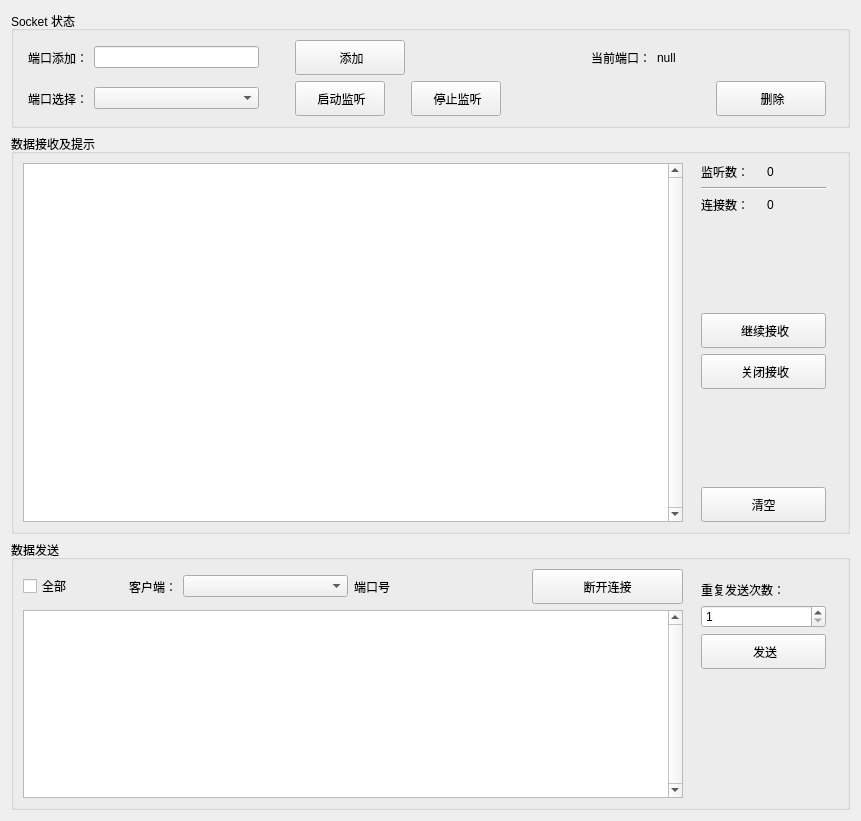
           <widget class="QWidget" name="gridWidget_3" native="true">
            <property name="geometry">
             <rect>
              <x>0</x>
              <y>0</y>
              <width>861</width>
              <height>821</height>
             </rect>
            </property>
            <property name="sizePolicy">
             <sizepolicy hsizetype="Preferred" vsizetype="Preferred">
              <horstretch>0</horstretch>
              <verstretch>0</verstretch>
             </sizepolicy>
            </property>
            <property name="minimumSize">
             <size>
              <width>850</width>
              <height>800</height>
             </size>
            </property>
            <property name="maximumSize">
             <size>
              <width>16777215</width>
              <height>16777215</height>
             </size>
            </property>
            <layout class="QGridLayout" name="gridLayout_4">
             <item row="0" column="0">
              <layout class="QHBoxLayout" name="horizontalLayout_11">
               <item>
                <widget class="QGroupBox" name="groupBox_4">
                 <property name="sizePolicy">
                  <sizepolicy hsizetype="Minimum" vsizetype="Minimum">
                   <horstretch>0</horstretch>
                   <verstretch>0</verstretch>
                  </sizepolicy>
                 </property>
                 <property name="minimumSize">
                  <size>
                   <width>0</width>
                   <height>0</height>
                  </size>
                 </property>
                 <property name="title">
                  <string>Socket 状态</string>
                 </property>
                 <layout class="QVBoxLayout" name="verticalLayout_11">
                  <item>
                   <layout class="QHBoxLayout" name="horizontalLayout_16">
                    <property name="leftMargin">
                     <number>5</number>
                    </property>
                    <property name="rightMargin">
                     <number>12</number>
                    </property>
                    <item>
                     <widget class="QLabel" name="label_7">
                      <property name="sizePolicy">
                       <sizepolicy hsizetype="Preferred" vsizetype="Preferred">
                        <horstretch>0</horstretch>
                        <verstretch>0</verstretch>
                       </sizepolicy>
                      </property>
                      <property name="text">
                       <string>端口添加：</string>
                      </property>
                     </widget>
                    </item>
                    <item>
                     <widget class="QLineEdit" name="LE_TCPS_LISTEN_PORT">
                      <property name="sizePolicy">
                       <sizepolicy hsizetype="Minimum" vsizetype="Fixed">
                        <horstretch>0</horstretch>
                        <verstretch>0</verstretch>
                       </sizepolicy>
                      </property>
                      <property name="minimumSize">
                       <size>
                        <width>165</width>
                        <height>0</height>
                       </size>
                      </property>
                     </widget>
                    </item>
                    <item>
                     <spacer name="horizontalSpacer_8">
                      <property name="orientation">
                       <enum>Qt::Horizontal</enum>
                      </property>
                      <property name="sizeType">
                       <enum>QSizePolicy::Minimum</enum>
                      </property>
                      <property name="sizeHint" stdset="0">
                       <size>
                        <width>30</width>
                        <height>20</height>
                       </size>
                      </property>
                     </spacer>
                    </item>
                    <item>
                     <widget class="QPushButton" name="PB_TCPS_LISTEN_PORT_CREATE">
                      <property name="minimumSize">
                       <size>
                        <width>110</width>
                        <height>35</height>
                       </size>
                      </property>
                      <property name="font">
                       <font/>
                      </property>
                      <property name="styleSheet">
                       <string notr="true">qproperty-icon: url(&quot;./images/create.png&quot;);</string>
                      </property>
                      <property name="text">
                       <string> 添加</string>
                      </property>
                     </widget>
                    </item>
                    <item>
                     <spacer name="horizontalSpacer_5">
                      <property name="orientation">
                       <enum>Qt::Horizontal</enum>
                      </property>
                      <property name="sizeType">
                       <enum>QSizePolicy::Minimum</enum>
                      </property>
                      <property name="sizeHint" stdset="0">
                       <size>
                        <width>180</width>
                        <height>20</height>
                       </size>
                      </property>
                     </spacer>
                    </item>
                    <item>
                     <widget class="QLabel" name="label_9">
                      <property name="text">
                       <string>当前端口：</string>
                      </property>
                     </widget>
                    </item>
                    <item>
                     <widget class="QLabel" name="TL_TCPS_LOCAL_PORT">
                      <property name="sizePolicy">
                       <sizepolicy hsizetype="Minimum" vsizetype="Preferred">
                        <horstretch>0</horstretch>
                        <verstretch>0</verstretch>
                       </sizepolicy>
                      </property>
                      <property name="minimumSize">
                       <size>
                        <width>0</width>
                        <height>0</height>
                       </size>
                      </property>
                      <property name="text">
                       <string>null</string>
                      </property>
                     </widget>
                    </item>
                    <item>
                     <spacer name="horizontalSpacer_9">
                      <property name="orientation">
                       <enum>Qt::Horizontal</enum>
                      </property>
                      <property name="sizeType">
                       <enum>QSizePolicy::Expanding</enum>
                      </property>
                      <property name="sizeHint" stdset="0">
                       <size>
                        <width>40</width>
                        <height>20</height>
                       </size>
                      </property>
                     </spacer>
                    </item>
                   </layout>
                  </item>
                  <item>
                   <layout class="QHBoxLayout" name="horizontalLayout_14">
                    <property name="leftMargin">
                     <number>5</number>
                    </property>
                    <property name="rightMargin">
                     <number>12</number>
                    </property>
                    <item>
                     <widget class="QLabel" name="label_8">
                      <property name="sizePolicy">
                       <sizepolicy hsizetype="Preferred" vsizetype="Preferred">
                        <horstretch>0</horstretch>
                        <verstretch>0</verstretch>
                       </sizepolicy>
                      </property>
                      <property name="text">
                       <string>端口选择：</string>
                      </property>
                     </widget>
                    </item>
                    <item>
                     <widget class="QComboBox" name="CB_TCPS_LISTEN_PORT_LIST">
                      <property name="sizePolicy">
                       <sizepolicy hsizetype="Preferred" vsizetype="Fixed">
                        <horstretch>0</horstretch>
                        <verstretch>0</verstretch>
                       </sizepolicy>
                      </property>
                      <property name="minimumSize">
                       <size>
                        <width>165</width>
                        <height>0</height>
                       </size>
                      </property>
                      <property name="insertPolicy">
                       <enum>QComboBox::NoInsert</enum>
                      </property>
                      <property name="sizeAdjustPolicy">
                       <enum>QComboBox::AdjustToContentsOnFirstShow</enum>
                      </property>
                      <property name="duplicatesEnabled">
                       <bool>false</bool>
                      </property>
                     </widget>
                    </item>
                    <item>
                     <spacer name="horizontalSpacer_7">
                      <property name="orientation">
                       <enum>Qt::Horizontal</enum>
                      </property>
                      <property name="sizeType">
                       <enum>QSizePolicy::Minimum</enum>
                      </property>
                      <property name="sizeHint" stdset="0">
                       <size>
                        <width>30</width>
                        <height>20</height>
                       </size>
                      </property>
                     </spacer>
                    </item>
                    <item>
                     <widget class="QPushButton" name="PB_TCPS_LISTENING">
                      <property name="sizePolicy">
                       <sizepolicy hsizetype="Minimum" vsizetype="Fixed">
                        <horstretch>0</horstretch>
                        <verstretch>0</verstretch>
                       </sizepolicy>
                      </property>
                      <property name="minimumSize">
                       <size>
                        <width>90</width>
                        <height>35</height>
                       </size>
                      </property>
                      <property name="font">
                       <font/>
                      </property>
                      <property name="styleSheet">
                       <string notr="true">qproperty-icon: url(&quot;./images/listen.png&quot;);</string>
                      </property>
                      <property name="text">
                       <string> 启动监听</string>
                      </property>
                     </widget>
                    </item>
                    <item>
                     <spacer name="horizontalSpacer_6">
                      <property name="orientation">
                       <enum>Qt::Horizontal</enum>
                      </property>
                      <property name="sizeType">
                       <enum>QSizePolicy::Preferred</enum>
                      </property>
                      <property name="sizeHint" stdset="0">
                       <size>
                        <width>20</width>
                        <height>20</height>
                       </size>
                      </property>
                     </spacer>
                    </item>
                    <item>
                     <widget class="QPushButton" name="PB_TCPS_LISTENED">
                      <property name="sizePolicy">
                       <sizepolicy hsizetype="Preferred" vsizetype="Fixed">
                        <horstretch>0</horstretch>
                        <verstretch>0</verstretch>
                       </sizepolicy>
                      </property>
                      <property name="minimumSize">
                       <size>
                        <width>90</width>
                        <height>35</height>
                       </size>
                      </property>
                      <property name="font">
                       <font/>
                      </property>
                      <property name="styleSheet">
                       <string notr="true">qproperty-icon: url(&quot;./images/warn.png&quot;);</string>
                      </property>
                      <property name="text">
                       <string> 停止监听</string>
                      </property>
                     </widget>
                    </item>
                    <item>
                     <spacer name="horizontalSpacer_12">
                      <property name="orientation">
                       <enum>Qt::Horizontal</enum>
                      </property>
                      <property name="sizeHint" stdset="0">
                       <size>
                        <width>40</width>
                        <height>20</height>
                       </size>
                      </property>
                     </spacer>
                    </item>
                    <item>
                     <widget class="QPushButton" name="PB_TCPS_LISTEN_PORT_DELETE">
                      <property name="minimumSize">
                       <size>
                        <width>110</width>
                        <height>35</height>
                       </size>
                      </property>
                      <property name="font">
                       <font>
                        <family>微软雅黑</family>
                        <pointsize>9</pointsize>
                       </font>
                      </property>
                      <property name="styleSheet">
                       <string notr="true">qproperty-icon: url(&quot;./images/delete.png&quot;);</string>
                      </property>
                      <property name="text">
                       <string> 删除</string>
                      </property>
                     </widget>
                    </item>
                   </layout>
                  </item>
                 </layout>
                </widget>
               </item>
              </layout>
             </item>
             <item row="1" column="0">
              <layout class="QHBoxLayout" name="horizontalLayout_10">
               <item>
                <widget class="QGroupBox" name="GB_TCP_SERVER_RECV">
                 <property name="sizePolicy">
                  <sizepolicy hsizetype="Minimum" vsizetype="Minimum">
                   <horstretch>0</horstretch>
                   <verstretch>0</verstretch>
                  </sizepolicy>
                 </property>
                 <property name="minimumSize">
                  <size>
                   <width>750</width>
                   <height>400</height>
                  </size>
                 </property>
                 <property name="title">
                  <string>数据接收及提示</string>
                 </property>
                 <layout class="QHBoxLayout" name="horizontalLayout_12">
                  <item>
                   <layout class="QVBoxLayout" name="verticalLayout_6">
                    <item>
                     <widget class="QTextEdit" name="TE_TCPS_RECV_CONTENT">
                      <property name="sizePolicy">
                       <sizepolicy hsizetype="Minimum" vsizetype="Minimum">
                        <horstretch>0</horstretch>
                        <verstretch>0</verstretch>
                       </sizepolicy>
                      </property>
                      <property name="minimumSize">
                       <size>
                        <width>660</width>
                        <height>0</height>
                       </size>
                      </property>
                      <property name="verticalScrollBarPolicy">
                       <enum>Qt::ScrollBarAlwaysOn</enum>
                      </property>
                      <property name="horizontalScrollBarPolicy">
                       <enum>Qt::ScrollBarAsNeeded</enum>
                      </property>
                      <property name="tabChangesFocus">
                       <bool>false</bool>
                      </property>
                      <property name="readOnly">
                       <bool>true</bool>
                      </property>
                     </widget>
                    </item>
                   </layout>
                  </item>
                  <item>
                   <layout class="QVBoxLayout" name="verticalLayout_8">
                    <property name="leftMargin">
                     <number>12</number>
                    </property>
                    <property name="rightMargin">
                     <number>12</number>
                    </property>
                    <item>
                     <layout class="QHBoxLayout" name="horizontalLayout_6">
                      <item>
                       <widget class="QLabel" name="label_13">
                        <property name="text">
                         <string>监听数：</string>
                        </property>
                       </widget>
                      </item>
                      <item>
                       <widget class="QLabel" name="TL_TCPS_LISTEN_COUNT">
                        <property name="text">
                         <string>0</string>
                        </property>
                       </widget>
                      </item>
                     </layout>
                    </item>
                    <item>
                     <widget class="Line" name="line_3">
                      <property name="orientation">
                       <enum>Qt::Horizontal</enum>
                      </property>
                     </widget>
                    </item>
                    <item>
                     <layout class="QHBoxLayout" name="horizontalLayout_3">
                      <item>
                       <widget class="QLabel" name="label_11">
                        <property name="sizePolicy">
                         <sizepolicy hsizetype="Preferred" vsizetype="Preferred">
                          <horstretch>0</horstretch>
                          <verstretch>0</verstretch>
                         </sizepolicy>
                        </property>
                        <property name="text">
                         <string>连接数：</string>
                        </property>
                       </widget>
                      </item>
                      <item>
                       <widget class="QLabel" name="TL_TCPS_CLIENT_COUNT">
                        <property name="sizePolicy">
                         <sizepolicy hsizetype="Preferred" vsizetype="Preferred">
                          <horstretch>0</horstretch>
                          <verstretch>0</verstretch>
                         </sizepolicy>
                        </property>
                        <property name="text">
                         <string>0</string>
                        </property>
                       </widget>
                      </item>
                     </layout>
                    </item>
                    <item>
                     <spacer name="verticalSpacer_7">
                      <property name="orientation">
                       <enum>Qt::Vertical</enum>
                      </property>
                      <property name="sizeHint" stdset="0">
                       <size>
                        <width>20</width>
                        <height>40</height>
                       </size>
                      </property>
                     </spacer>
                    </item>
                    <item>
                     <widget class="QPushButton" name="PB_TCPS_START_RECV_CONTENT">
                      <property name="minimumSize">
                       <size>
                        <width>90</width>
                        <height>35</height>
                       </size>
                      </property>
                      <property name="styleSheet">
                       <string notr="true">qproperty-icon: url(&quot;./images/continue.png&quot;);</string>
                      </property>
                      <property name="text">
                       <string> 继续接收</string>
                      </property>
                     </widget>
                    </item>
                    <item>
                     <widget class="QPushButton" name="PB_TCPS_STOP_RECV_CONTENT">
                      <property name="minimumSize">
                       <size>
                        <width>90</width>
                        <height>35</height>
                       </size>
                      </property>
                      <property name="styleSheet">
                       <string notr="true">qproperty-icon: url(&quot;./images/pause.png&quot;);</string>
                      </property>
                      <property name="text">
                       <string> 关闭接收</string>
                      </property>
                     </widget>
                    </item>
                    <item>
                     <spacer name="verticalSpacer_4">
                      <property name="orientation">
                       <enum>Qt::Vertical</enum>
                      </property>
                      <property name="sizeType">
                       <enum>QSizePolicy::Expanding</enum>
                      </property>
                      <property name="sizeHint" stdset="0">
                       <size>
                        <width>0</width>
                        <height>0</height>
                       </size>
                      </property>
                     </spacer>
                    </item>
                    <item>
                     <widget class="QPushButton" name="PB_TCPS_RECV_CONTENT_CLEAR">
                      <property name="sizePolicy">
                       <sizepolicy hsizetype="Minimum" vsizetype="Fixed">
                        <horstretch>0</horstretch>
                        <verstretch>0</verstretch>
                       </sizepolicy>
                      </property>
                      <property name="minimumSize">
                       <size>
                        <width>90</width>
                        <height>35</height>
                       </size>
                      </property>
                      <property name="baseSize">
                       <size>
                        <width>0</width>
                        <height>0</height>
                       </size>
                      </property>
                      <property name="layoutDirection">
                       <enum>Qt::LeftToRight</enum>
                      </property>
                      <property name="styleSheet">
                       <string notr="true">qproperty-icon: url(&quot;./images/clear.png&quot;);</string>
                      </property>
                      <property name="inputMethodHints">
                       <set>Qt::ImhNone</set>
                      </property>
                      <property name="text">
                       <string>清空</string>
                      </property>
                      <property name="checkable">
                       <bool>false</bool>
                      </property>
                      <property name="autoDefault">
                       <bool>false</bool>
                      </property>
                      <property name="default">
                       <bool>false</bool>
                      </property>
                      <property name="flat">
                       <bool>false</bool>
                      </property>
                     </widget>
                    </item>
                   </layout>
                  </item>
                 </layout>
                </widget>
               </item>
              </layout>
             </item>
             <item row="2" column="0">
              <layout class="QHBoxLayout" name="horizontalLayout_25">
               <item>
                <layout class="QHBoxLayout" name="horizontalLayout_32">
                 <item>
                  <widget class="QGroupBox" name="groupBox_9">
                   <property name="sizePolicy">
                    <sizepolicy hsizetype="Minimum" vsizetype="Minimum">
                     <horstretch>0</horstretch>
                     <verstretch>0</verstretch>
                    </sizepolicy>
                   </property>
                   <property name="minimumSize">
                    <size>
                     <width>750</width>
                     <height>200</height>
                    </size>
                   </property>
                   <property name="title">
                    <string>数据发送</string>
                   </property>
                   <layout class="QHBoxLayout" name="horizontalLayout_35">
                    <item>
                     <layout class="QVBoxLayout" name="verticalLayout_9">
                      <item>
                       <layout class="QHBoxLayout" name="horizontalLayout_4">
                        <item>
                         <widget class="QCheckBox" name="CHB_TCPS_ALL_CLIENT">
                          <property name="sizePolicy">
                           <sizepolicy hsizetype="Fixed" vsizetype="Fixed">
                            <horstretch>0</horstretch>
                            <verstretch>0</verstretch>
                           </sizepolicy>
                          </property>
                          <property name="minimumSize">
                           <size>
                            <width>100</width>
                            <height>0</height>
                           </size>
                          </property>
                          <property name="text">
                           <string>全部</string>
                          </property>
                         </widget>
                        </item>
                        <item>
                         <widget class="QLabel" name="label_12">
                          <property name="sizePolicy">
                           <sizepolicy hsizetype="Fixed" vsizetype="Preferred">
                            <horstretch>0</horstretch>
                            <verstretch>0</verstretch>
                           </sizepolicy>
                          </property>
                          <property name="text">
                           <string>客户端：</string>
                          </property>
                         </widget>
                        </item>
                        <item>
                         <widget class="QComboBox" name="CB_TCPS_CONNECT_CLIENT_IP">
                          <property name="sizePolicy">
                           <sizepolicy hsizetype="Preferred" vsizetype="Fixed">
                            <horstretch>0</horstretch>
                            <verstretch>0</verstretch>
                           </sizepolicy>
                          </property>
                          <property name="minimumSize">
                           <size>
                            <width>165</width>
                            <height>0</height>
                           </size>
                          </property>
                         </widget>
                        </item>
                        <item>
                         <widget class="QLabel" name="LE_TCPS_CONTENT_CLIENT_PORT">
                          <property name="sizePolicy">
                           <sizepolicy hsizetype="Preferred" vsizetype="Preferred">
                            <horstretch>0</horstretch>
                            <verstretch>0</verstretch>
                           </sizepolicy>
                          </property>
                          <property name="text">
                           <string>端口号</string>
                          </property>
                         </widget>
                        </item>
                        <item>
                         <spacer name="horizontalSpacer_10">
                          <property name="orientation">
                           <enum>Qt::Horizontal</enum>
                          </property>
                          <property name="sizeType">
                           <enum>QSizePolicy::Preferred</enum>
                          </property>
                          <property name="sizeHint" stdset="0">
                           <size>
                            <width>20</width>
                            <height>20</height>
                           </size>
                          </property>
                         </spacer>
                        </item>
                        <item>
                         <widget class="QPushButton" name="PB_TCPS_DISCONNECT_CLIENT">
                          <property name="sizePolicy">
                           <sizepolicy hsizetype="Preferred" vsizetype="Preferred">
                            <horstretch>0</horstretch>
                            <verstretch>0</verstretch>
                           </sizepolicy>
                          </property>
                          <property name="minimumSize">
                           <size>
                            <width>90</width>
                            <height>35</height>
                           </size>
                          </property>
                          <property name="font">
                           <font/>
                          </property>
                          <property name="autoFillBackground">
                           <bool>false</bool>
                          </property>
                          <property name="styleSheet">
                           <string notr="true">qproperty-icon: url(&quot;./images/disConnect.png&quot;);</string>
                          </property>
                          <property name="text">
                           <string>断开连接</string>
                          </property>
                          <property name="default">
                           <bool>false</bool>
                          </property>
                         </widget>
                        </item>
                       </layout>
                      </item>
                      <item>
                       <widget class="QTextEdit" name="TE_TCPS_SEND_CONTENT">
                        <property name="sizePolicy">
                         <sizepolicy hsizetype="Minimum" vsizetype="Preferred">
                          <horstretch>0</horstretch>
                          <verstretch>0</verstretch>
                         </sizepolicy>
                        </property>
                        <property name="minimumSize">
                         <size>
                          <width>660</width>
                          <height>0</height>
                         </size>
                        </property>
                        <property name="verticalScrollBarPolicy">
                         <enum>Qt::ScrollBarAlwaysOn</enum>
                        </property>
                       </widget>
                      </item>
                     </layout>
                    </item>
                    <item>
                     <layout class="QVBoxLayout" name="verticalLayout_21">
                      <property name="leftMargin">
                       <number>12</number>
                      </property>
                      <property name="topMargin">
                       <number>12</number>
                      </property>
                      <property name="rightMargin">
                       <number>12</number>
                      </property>
                      <item>
                       <widget class="QLabel" name="label_20">
                        <property name="text">
                         <string>重复发送次数：</string>
                        </property>
                       </widget>
                      </item>
                      <item>
                       <widget class="QSpinBox" name="SB_TCPS_NUM_SEND">
                        <property name="minimumSize">
                         <size>
                          <width>0</width>
                          <height>0</height>
                         </size>
                        </property>
                        <property name="minimum">
                         <number>1</number>
                        </property>
                        <property name="maximum">
                         <number>99</number>
                        </property>
                       </widget>
                      </item>
                      <item>
                       <widget class="QPushButton" name="PB_TCPS_SEND">
                        <property name="sizePolicy">
                         <sizepolicy hsizetype="Minimum" vsizetype="Fixed">
                          <horstretch>0</horstretch>
                          <verstretch>0</verstretch>
                         </sizepolicy>
                        </property>
                        <property name="minimumSize">
                         <size>
                          <width>90</width>
                          <height>35</height>
                         </size>
                        </property>
                        <property name="font">
                         <font/>
                        </property>
                        <property name="styleSheet">
                         <string notr="true">qproperty-icon: url(&quot;./images/send.png&quot;);</string>
                        </property>
                        <property name="text">
                         <string> 发送</string>
                        </property>
                       </widget>
                      </item>
                      <item>
                       <spacer name="verticalSpacer_13">
                        <property name="orientation">
                         <enum>Qt::Vertical</enum>
                        </property>
                        <property name="sizeType">
                         <enum>QSizePolicy::Expanding</enum>
                        </property>
                        <property name="sizeHint" stdset="0">
                         <size>
                          <width>40</width>
                          <height>20</height>
                         </size>
                        </property>
                       </spacer>
                      </item>
                     </layout>
                    </item>
                   </layout>
                  </widget>
                 </item>
                </layout>
               </item>
              </layout>
             </item>
            </layout>
           </widget>
